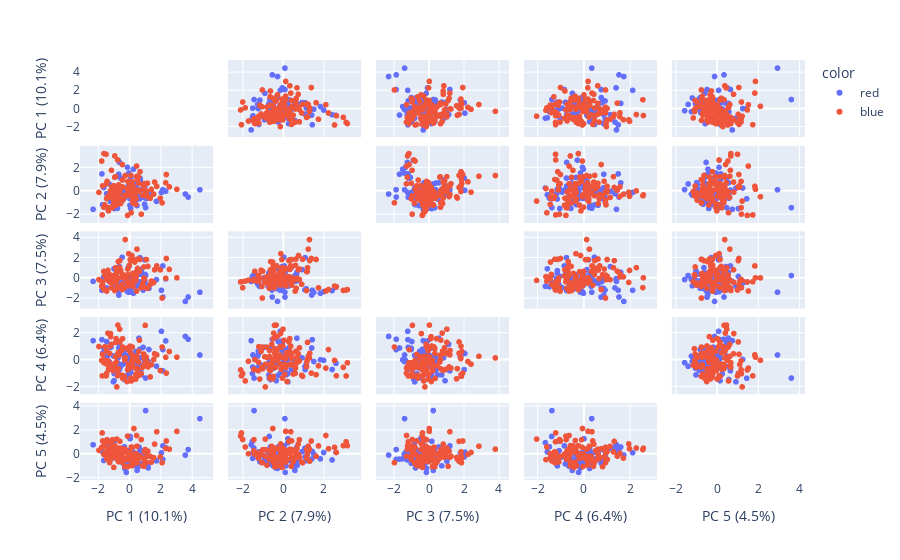

This figure's notebook cell:
### Code cell
import plotly.express as px
from sklearn.decomposition import PCA

components = pca.transform(X_dstil_numpy)
labels = {
    str(i): f"PC {i+1} ({var:.1f}%)"
    for i, var in enumerate(pca.explained_variance_ratio_ * 100)
}

colors = ["red" if v>0 else "blue" for v in y]

fig = px.scatter_matrix(
    components,
    labels=labels,
    dimensions=range(5),
    color=colors
)
fig.update_traces(diagonal_visible=False)
fig.show()
